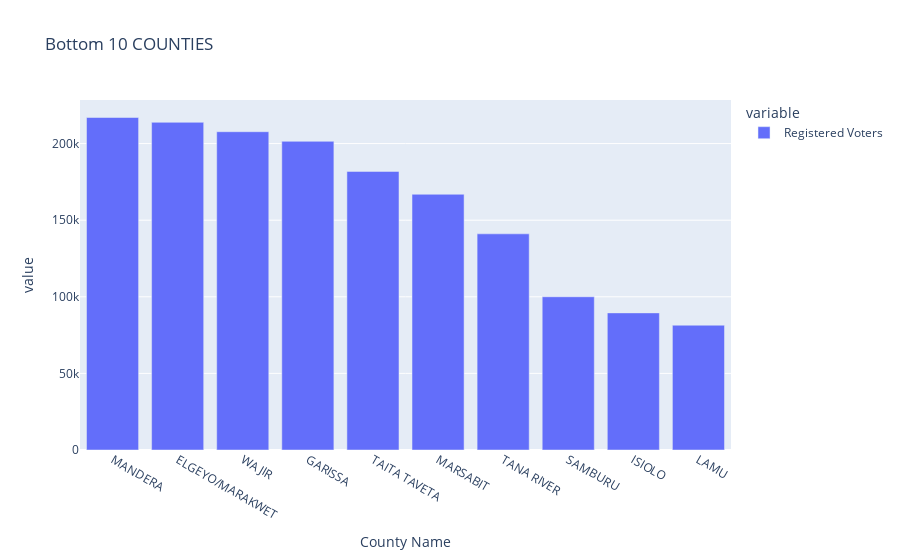

Source (notebook cell):
### Code cell
fig=px.bar(data_frame=bottomtencounties,
           #color=bottomtencounties,
           title="Bottom 10 COUNTIES")
fig.show()

### Figure 1 — Plotly figure (JSON) as saved in the notebook; plotly's stock layout.template omitted (floating-point values rounded to 4 significant figures)
{"data": [{"alignmentgroup": "True", "hovertemplate": "variable=Registered Voters<br>County Name=%{x}<br>value=%{y}<extra></extra>", "legendgroup": "Registered Voters", "marker": {"color": "#636efa", "pattern": {"shape": ""}}, "name": "Registered Voters", "offsetgroup": "Registered Voters", "orientation": "v", "showlegend": true, "textposition": "auto", "type": "bar", "x": ["MANDERA", "ELGEYO/MARAKWET", "WAJIR", "GARISSA", "TAITA TAVETA", "MARSABIT", "TANA RIVER", "SAMBURU", "ISIOLO", "LAMU"], "xaxis": "x", "y": [217030, 213884, 207758, 201473, 181827, 166912, 141096, 100014, 89504, 81453], "yaxis": "y"}], "layout": {"barmode": "relative", "legend": {"title": {"text": "variable"}, "tracegroupgap": 0}, "title": {"text": "Bottom 10 COUNTIES"}, "xaxis": {"anchor": "y", "domain": [0, 1], "title": {"text": "County Name"}}, "yaxis": {"anchor": "x", "domain": [0, 1], "title": {"text": "value"}}}}
